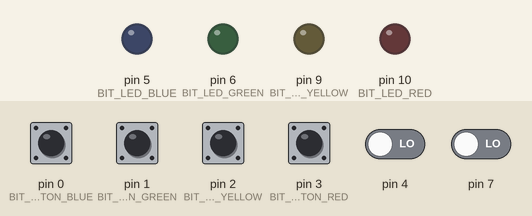
Simulated run of this sketch. Board: Arduino Uno, built with avr-gcc and run on an emulated ATmega328P. Shown: output pins drawn as LEDs (lit = HIGH). The test bench sets the inputs (shaded band); at power-on: pin 0 (BIT_PUSHBUTTON_BLUE), pin 1 (BIT_PUSHBUTTON_GREEN), pin 2 (BIT_PUSHBUTTON_YELLOW), pin 3 (BIT_PUSHBUTTON_RED) HIGH, pin 4, pin 7 LOW.

Above: at 1.2 s.
1.3 s: pin 0 (BIT_PUSHBUTTON_BLUE) pulled LOW for 0.15 s
At 2.3 s:
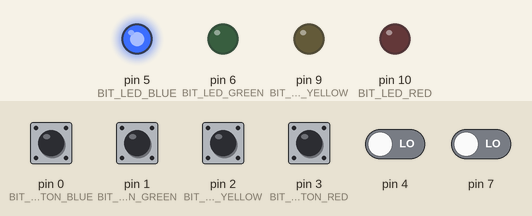
2.9 s: pin 1 (BIT_PUSHBUTTON_GREEN) pulled LOW for 0.15 s
At 3.5 s:
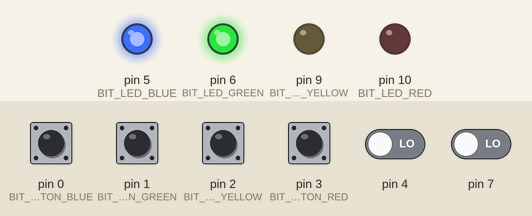
4.5 s: pin 2 (BIT_PUSHBUTTON_YELLOW) pulled LOW for 0.15 s
At 5.7 s:
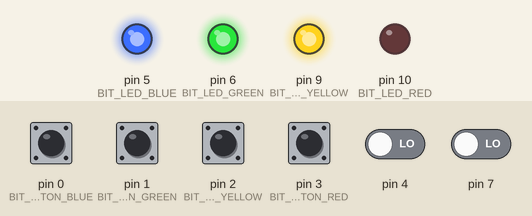
6.1 s: pin 3 (BIT_PUSHBUTTON_RED) pulled LOW for 0.15 s
At 7.2 s:
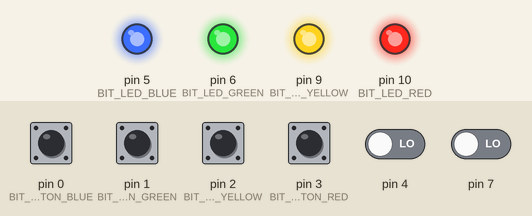
7.7 s: pin 0 (BIT_PUSHBUTTON_BLUE) pulled LOW for 1 s
At 8.4 s:
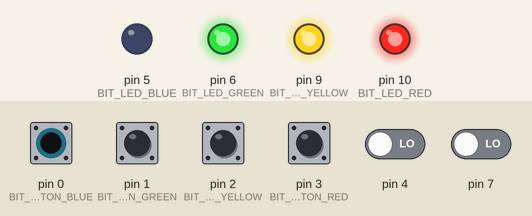
10.2 s: pin 1 (BIT_PUSHBUTTON_GREEN) pulled LOW for 1 s
At 11.5 s:
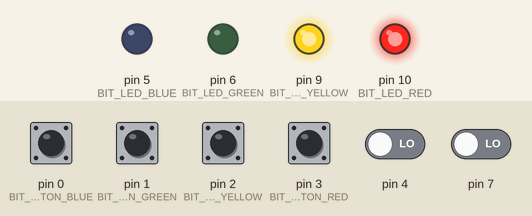
Timing chart, 0 to 13.2 s (numbered marks = the images above; inputs shaded):
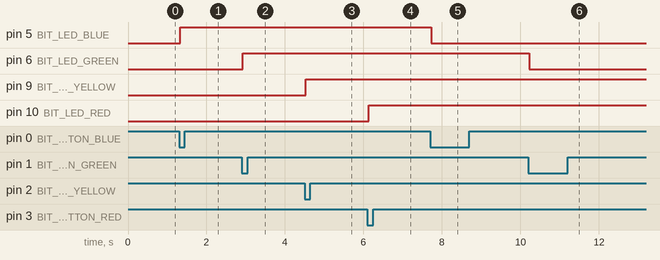

Measured:
- after the input at 1.3 s, pin 5 (BIT_LED_BLUE): LOW → HIGH at once
- after the input at 2.9 s, pin 6 (BIT_LED_GREEN): LOW → HIGH at once
- after the input at 4.5 s, pin 9 (BIT_LED_YELLOW): LOW → HIGH at once
- after the input at 6.1 s, pin 10 (BIT_LED_RED): LOW → HIGH at once
- after the input at 7.7 s, pin 5 (BIT_LED_BLUE): HIGH → LOW at once
- after the input at 10.2 s, pin 6 (BIT_LED_GREEN): HIGH → LOW at once

The sketch:

FourToggleLEDsWithSFRs.ino
```cpp
// Output PORTs and BITs
#define REG_PORT_LED_RED PORTB
#define BIT_LED_RED 2
#define REG_PORT_LED_YELLOW PORTB
#define BIT_LED_YELLOW 1
#define REG_PORT_LED_GREEN PORTD
#define BIT_LED_GREEN 6
#define REG_PORT_LED_BLUE PORTD
#define BIT_LED_BLUE 5

// Input PORTs, PIN reg, and Bits Bits
#define REG_PORT_PUSHBUTTON_RED PORTD
#define REG_PIN_PUSHBUTTON_RED PIND
#define BIT_PUSHBUTTON_RED 3
#define REG_PORT_PUSHBUTTON_YELLOW PORTD
#define REG_PIN_PUSHBUTTON_YELLOW PIND
#define BIT_PUSHBUTTON_YELLOW 2
#define REG_PORT_PUSHBUTTON_GREEN PORTD
#define REG_PIN_PUSHBUTTON_GREEN PIND
#define BIT_PUSHBUTTON_GREEN 1
#define REG_PORT_PUSHBUTTON_BLUE PORTD
#define REG_PIN_PUSHBUTTON_BLUE PIND
#define BIT_PUSHBUTTON_BLUE 0

uint8_t blueState = HIGH;
uint8_t lastBlueState = HIGH;
uint8_t greenState = HIGH;
uint8_t lastGreenState = HIGH;

volatile uint8_t mainEventFlags = 0;
#define FLAG_RED_PUSHBUTTON 0x01
#define FLAG_YELLOW_PUSHBUTTON 0x02
#define FLAG_GREEN_PUSHBUTTON 0x04
#define FLAG_BLUE_PUSHBUTTON 0x08

volatile uint8_t portdhistory = 0xFF;

void setup() {
  Serial.begin(9600);
  DDRB = _BV(BIT_LED_RED) | _BV(BIT_LED_YELLOW);  // Set RED and YELLOW LEDs as Output
  DDRD = _BV(BIT_LED_GREEN) | _BV(BIT_LED_BLUE);  // Set GREEN and BLUE LEDs as Output
  REG_PORT_PUSHBUTTON_RED |= _BV(BIT_PUSHBUTTON_RED);
  REG_PORT_PUSHBUTTON_YELLOW |= _BV(BIT_PUSHBUTTON_YELLOW);
  REG_PORT_PUSHBUTTON_GREEN |= _BV(BIT_PUSHBUTTON_GREEN);
  REG_PORT_PUSHBUTTON_BLUE |= _BV(BIT_PUSHBUTTON_BLUE);

  // attachInterrupt(digitalPinToInterrupt(PIN_PUSHBUTTON_YELLOW), yellow_pushbutton_isr, FALLING);
  // attachInterrupt(digitalPinToInterrupt(PIN_PUSHBUTTON_RED), red_pushbutton_isr, FALLING);

  // EICRA = 0x0A;  // Set INT0 and INT1 to falling edge
  // EICRA = _BV(ISC11) | _BV(ISC01);
  // EIMSK = 0x03;  // Turns on both INT0 and INT1
  // EIMSK = _BV(INT0)  | _BV(INT1);

  PCICR = _BV(PCIE2);  // Enable Pin Change Interrupts for Port D pins
  //PCMSK2 = 0x0F;                                                       // Enables RD0 - RD3 as interrupts
  PCMSK2 = _BV(PCINT19) | _BV(PCINT18) | _BV(PCINT17) | _BV(PCINT16);  // Enables RD0 - RD3 as interrupts

  sei();  // Turn on interrupts globally. Not required for us, since Arduino does it.
}

void showFeedbackLeds() {
  if (bit_is_clear(REG_PIN_PUSHBUTTON_RED, BIT_PUSHBUTTON_RED)) {
    REG_PORT_LED_RED |= _BV(BIT_LED_RED);
  } else {
    REG_PORT_LED_RED &= ~_BV(BIT_LED_RED);
  }
  if (bit_is_clear(REG_PIN_PUSHBUTTON_YELLOW, BIT_PUSHBUTTON_YELLOW)) {
    REG_PORT_LED_YELLOW |= _BV(BIT_LED_YELLOW);
  } else {
    REG_PORT_LED_YELLOW &= ~_BV(BIT_LED_YELLOW);
  }
  if (bit_is_clear(REG_PIN_PUSHBUTTON_GREEN, BIT_PUSHBUTTON_GREEN)) {
    REG_PORT_LED_GREEN |= _BV(BIT_LED_GREEN);
  } else {
    REG_PORT_LED_GREEN &= ~_BV(BIT_LED_GREEN);
  }
  if (bit_is_clear(REG_PIN_PUSHBUTTON_BLUE, BIT_PUSHBUTTON_BLUE)) {
    REG_PORT_LED_BLUE |= _BV(BIT_LED_BLUE);
  } else {
    REG_PORT_LED_BLUE &= ~_BV(BIT_LED_BLUE);
  }
}

// void oldTestCode() {
//   REG_PORT_LED_RED |= _BV(BIT_LED_RED);
//   REG_PORT_LED_YELLOW |= _BV(BIT_LED_YELLOW);
//   REG_PORT_LED_GREEN |= _BV(BIT_LED_GREEN);
//   REG_PORT_LED_BLUE |= _BV(BIT_LED_BLUE);
//   delay(1000);
//   REG_PORT_LED_RED &= ~_BV(BIT_LED_RED);
//   REG_PORT_LED_YELLOW &= ~_BV(BIT_LED_YELLOW);
//   REG_PORT_LED_GREEN &= ~_BV(BIT_LED_GREEN);
//   REG_PORT_LED_BLUE &= ~_BV(BIT_LED_BLUE);
//   delay(1000);
// }

void loop() {
  // Keep as a reference for the Sequencing HW
  // showFeedbackLeds

  if (mainEventFlags & FLAG_RED_PUSHBUTTON) {
    delay(30);
    mainEventFlags &= ~FLAG_RED_PUSHBUTTON;
    if (bit_is_clear(REG_PIN_PUSHBUTTON_RED, BIT_PUSHBUTTON_RED)) {
      // Do the action!
      REG_PORT_LED_RED ^= _BV(BIT_LED_RED);
    }
  }
  if (mainEventFlags & FLAG_YELLOW_PUSHBUTTON) {
    delay(30);
    mainEventFlags &= ~FLAG_YELLOW_PUSHBUTTON;
    if (bit_is_clear(REG_PIN_PUSHBUTTON_YELLOW, BIT_PUSHBUTTON_YELLOW)) {
      // Do the action!
      REG_PORT_LED_YELLOW ^= _BV(BIT_LED_YELLOW);
    }
  }
  if (mainEventFlags & FLAG_GREEN_PUSHBUTTON) {
    delay(30);
    mainEventFlags &= ~FLAG_GREEN_PUSHBUTTON;
    if (bit_is_clear(REG_PIN_PUSHBUTTON_GREEN, BIT_PUSHBUTTON_GREEN)) {
      // Do the action!
      REG_PORT_LED_GREEN ^= _BV(BIT_LED_GREEN);
    }
  }
  if (mainEventFlags & FLAG_BLUE_PUSHBUTTON) {
    delay(30);
    mainEventFlags &= ~FLAG_BLUE_PUSHBUTTON;
    if (bit_is_clear(REG_PIN_PUSHBUTTON_BLUE, BIT_PUSHBUTTON_BLUE)) {
      // Do the action!
      REG_PORT_LED_BLUE ^= _BV(BIT_LED_BLUE);
    }
  }
  // NO POLLING!
  // // greenState = digitalRead(PIN_PUSHBUTTON_GREEN);
  // greenState = bit_is_set(REG_PIN_PUSHBUTTON_GREEN, BIT_PUSHBUTTON_GREEN);
  // if (greenState != lastGreenState) {
  //   if (!greenState) {
  //     REG_PORT_LED_GREEN ^= _BV(BIT_LED_GREEN);
  //   }
  //   delay(50);
  // }
  // lastGreenState = greenState;
  // // blueState = digitalRead(PIN_PUSHBUTTON_BLUE);
  // blueState = bit_is_set(REG_PIN_PUSHBUTTON_BLUE, BIT_PUSHBUTTON_BLUE);
  // if (blueState != lastBlueState) {
  //   if (!blueState) {
  //     REG_PORT_LED_BLUE ^= _BV(BIT_LED_BLUE);
  //   }
  //   delay(50);
  // }
  // lastBlueState = blueState;
}

// ISR(INT0_vect) {
//   mainEventFlags |= FLAG_YELLOW_PUSHBUTTON;
// }

// ISR(INT1_vect) {
//   mainEventFlags |= FLAG_RED_PUSHBUTTON;
// }

ISR(PCINT2_vect) {
  // ISR called means that RD0, RD1, RD2, or RD3 changed.
  uint8_t changedbits;
  changedbits = PIND ^ portdhistory;  // All pins are on port D
  portdhistory = PIND;
  if (changedbits & _BV(BIT_PUSHBUTTON_RED)) {
    if (bit_is_clear(REG_PIN_PUSHBUTTON_RED, BIT_PUSHBUTTON_RED)) {
      mainEventFlags |= FLAG_RED_PUSHBUTTON;
    }
  }
  if (changedbits & _BV(BIT_PUSHBUTTON_YELLOW)) {
    if (bit_is_clear(REG_PIN_PUSHBUTTON_YELLOW, BIT_PUSHBUTTON_YELLOW)) {
      mainEventFlags |= FLAG_YELLOW_PUSHBUTTON;
    }
  }
  if (changedbits & _BV(BIT_PUSHBUTTON_GREEN)) {
    if (bit_is_clear(REG_PIN_PUSHBUTTON_GREEN, BIT_PUSHBUTTON_GREEN)) {
      mainEventFlags |= FLAG_GREEN_PUSHBUTTON;
    }
  }
  if (changedbits & _BV(BIT_PUSHBUTTON_BLUE)) {
    if (bit_is_clear(REG_PIN_PUSHBUTTON_BLUE, BIT_PUSHBUTTON_BLUE)) {
      mainEventFlags |= FLAG_BLUE_PUSHBUTTON;
    }
  }
}
```
